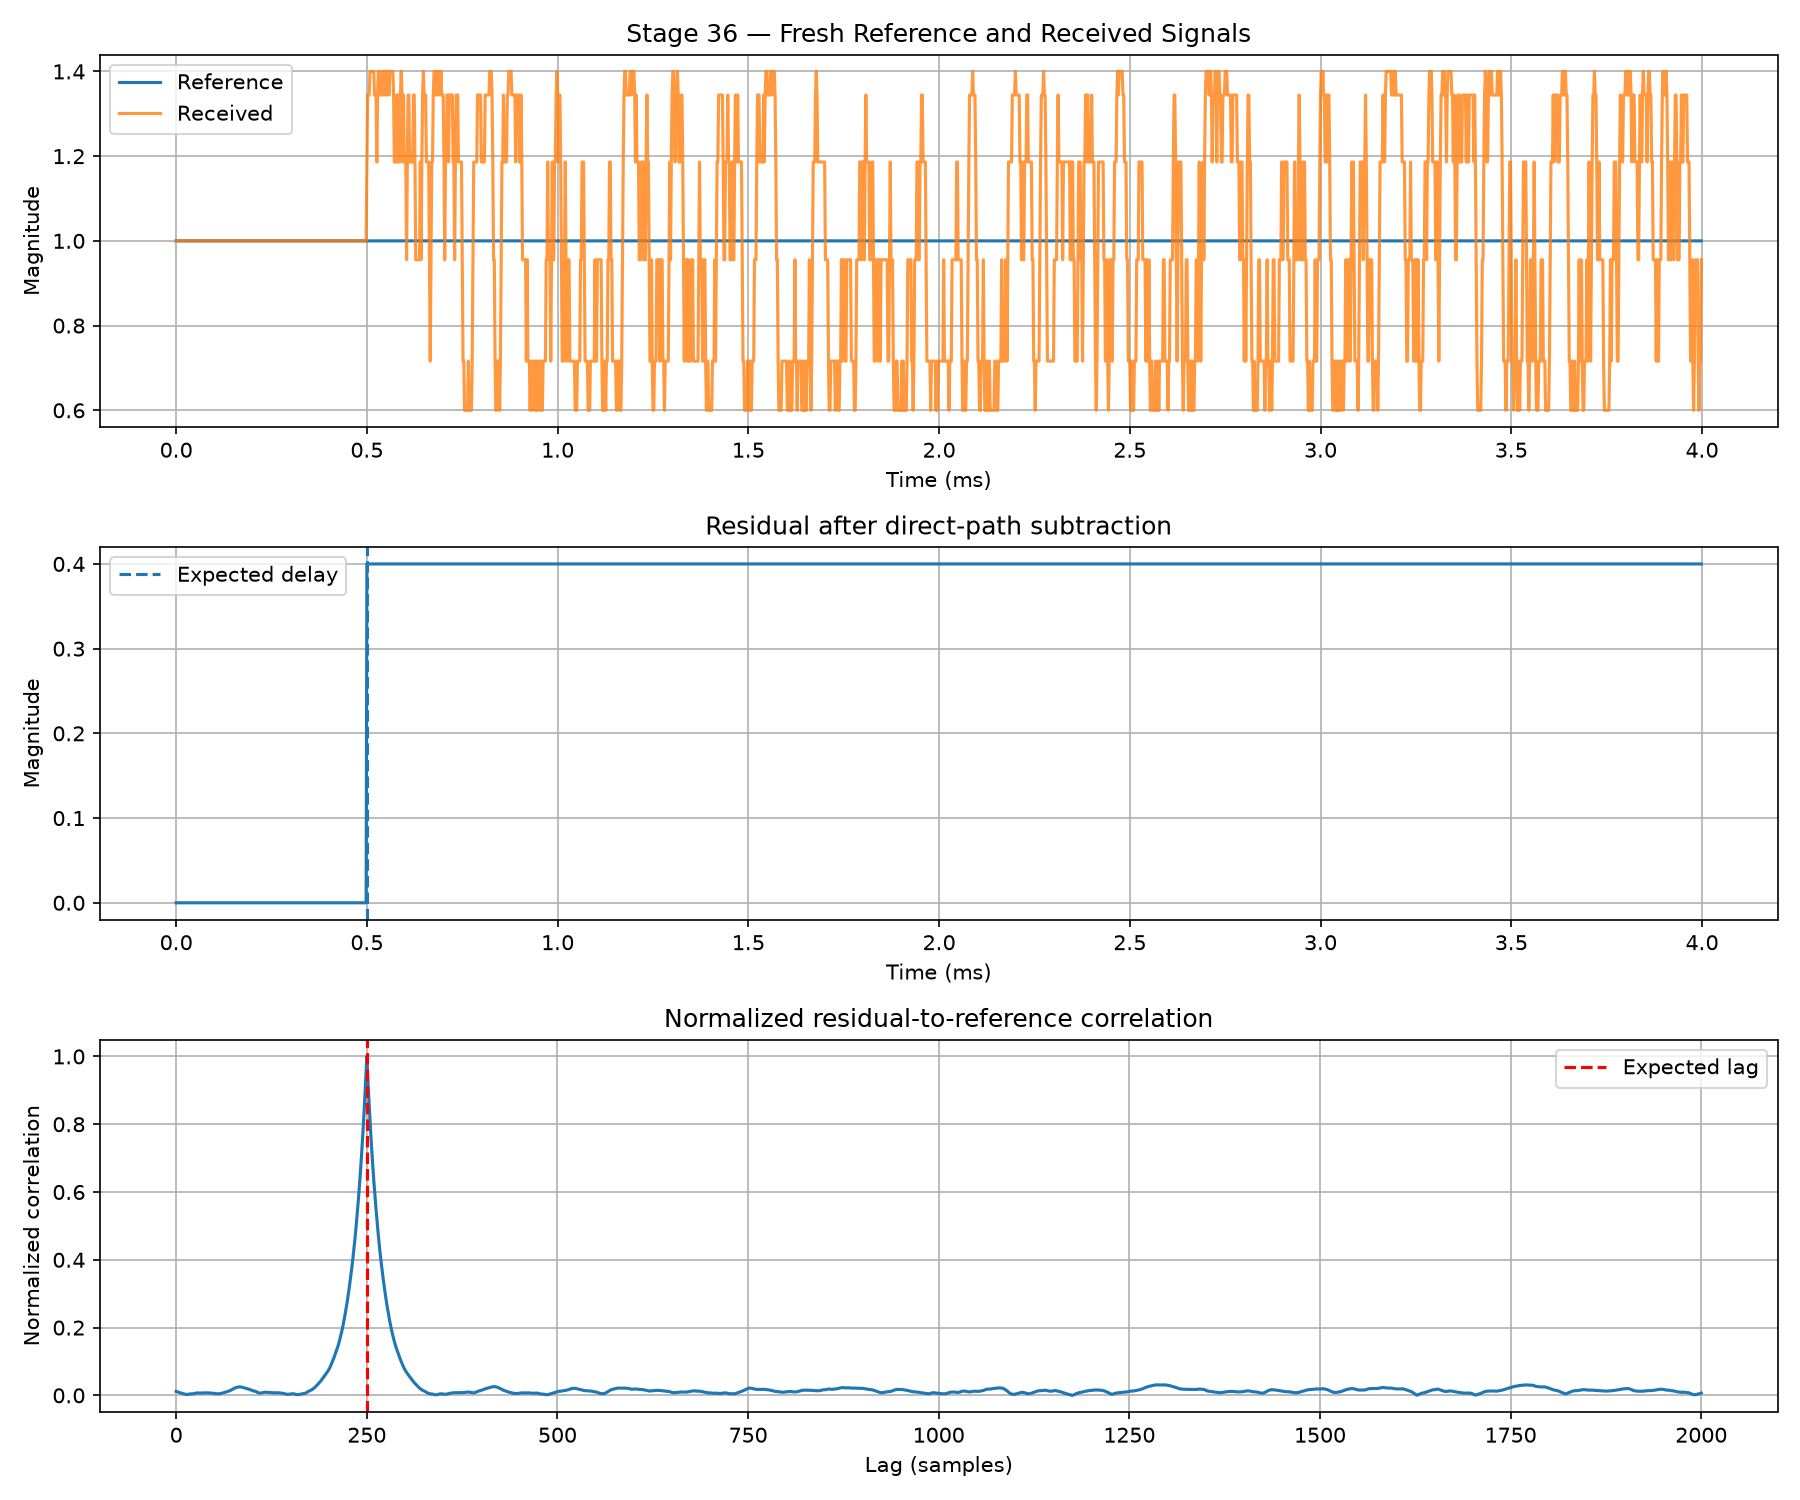

Python code for this plot:

import os
import numpy as np
import matplotlib.pyplot as plt
from scipy.signal import correlate, correlation_lags, find_peaks

# Stage 36: analyze the fresh GNU Radio capture
FOLDER = r"C:\Users\tharunkumar\Desktop\FSK_GPR"
FS = 500_000
EXPECTED_DELAY = 250
COUNT = 100_000

REF_FILE = os.path.join(FOLDER, "reference_stage35.dat")
RX_FILE = os.path.join(FOLDER, "received_stage35.dat")

for path in (REF_FILE, RX_FILE):
    if not os.path.isfile(path):
        raise FileNotFoundError(f"Missing file: {path}")

reference = np.fromfile(REF_FILE, dtype=np.complex64)
received = np.fromfile(RX_FILE, dtype=np.complex64)

n = min(len(reference), len(received), COUNT)
reference = reference[:n]
received = received[:n]

if n <= EXPECTED_DELAY + 1000:
    raise ValueError("Not enough samples for delay analysis.")

print("===== STAGE 36: FRESH CAPTURE ANALYSIS =====")
print(f"Reference samples: {len(reference):,}")
print(f"Received samples:  {len(received):,}")
print(f"Sample rate: {FS:,} samples/s")
print(f"Expected delay: {EXPECTED_DELAY} samples")
print(f"Expected delay time: {1000*EXPECTED_DELAY/FS:.6f} ms")

print("\nSignal checks:")
print(f"Reference mean magnitude: {np.mean(np.abs(reference)):.6f}")
print(f"Received mean magnitude:  {np.mean(np.abs(received)):.6f}")
print(f"Reference finite: {np.all(np.isfinite(reference))}")
print(f"Received finite:  {np.all(np.isfinite(received))}")

# Estimate the direct-path scale from the initial samples.
# The delayed branch is assumed to be zero during the first 250 samples.
initial_ref = reference[:EXPECTED_DELAY]
initial_rx = received[:EXPECTED_DELAY]

denom = np.vdot(initial_ref, initial_ref)
if abs(denom) < 1e-12:
    raise ValueError("Reference signal is too small to estimate direct path.")

scale = np.vdot(initial_ref, initial_rx) / denom
residual = received - scale * reference

before = np.mean(np.abs(residual[:EXPECTED_DELAY]))
after_end = min(n, EXPECTED_DELAY + 1000)
after = np.mean(np.abs(residual[EXPECTED_DELAY:after_end]))

print("\nDirect-path check:")
print(f"Estimated scale: {scale.real:.6f} {scale.imag:+.6f}j")
print(f"Residual before delay: {before:.6f}")
print(f"Residual after delay:  {after:.6f}")

# Correlate the residual with the reference over positive lags.
# This is a diagnostic, not proof of a physical radar target.
max_lag = min(2000, n // 4)
corr = correlate(
    residual,
    reference,
    mode="full",
    method="fft"
)
lags = correlation_lags(n, n, mode="full")

mask = (lags >= 0) & (lags <= max_lag)
lag_values = lags[mask]
corr_values = np.abs(corr[mask])

# Normalize by the reference energy for each lag.
# Use only a fixed-length overlap for a fair comparison.
norm_corr = np.zeros_like(corr_values)
for i, lag in enumerate(lag_values):
    a = residual[lag:]
    b = reference[:len(a)]
    denom = np.linalg.norm(a) * np.linalg.norm(b)
    norm_corr[i] = abs(np.vdot(b, a)) / denom if denom > 0 else 0

peaks, _ = find_peaks(norm_corr, distance=20)
top = sorted(peaks, key=lambda i: norm_corr[i], reverse=True)[:10]

print("\nTop normalized correlation candidates:")
print("Rank | Lag | Time (ms) | Normalized correlation")
for rank, i in enumerate(top, 1):
    lag = int(lag_values[i])
    time_ms = 1000 * lag / FS
    print(f"{rank:>4} | {lag:>4} | {time_ms:>9.6f} | {norm_corr[i]:.6f}")

# Plot a short section of both signals and the correlation.
t_ms = np.arange(n) / FS * 1000
show = min(n, 2000)

fig, axes = plt.subplots(3, 1, figsize=(12, 10))

axes[0].plot(t_ms[:show], np.abs(reference[:show]), label="Reference")
axes[0].plot(t_ms[:show], np.abs(received[:show]), label="Received", alpha=0.8)
axes[0].set_title("Stage 36 — Fresh Reference and Received Signals")
axes[0].set_xlabel("Time (ms)")
axes[0].set_ylabel("Magnitude")
axes[0].legend()
axes[0].grid(True)

axes[1].plot(t_ms[:show], np.abs(residual[:show]))
axes[1].axvline(1000 * EXPECTED_DELAY / FS, linestyle="--",
                label="Expected delay")
axes[1].set_title("Residual after direct-path subtraction")
axes[1].set_xlabel("Time (ms)")
axes[1].set_ylabel("Magnitude")
axes[1].legend()
axes[1].grid(True)

axes[2].plot(lag_values, norm_corr)
axes[2].axvline(EXPECTED_DELAY, color="red", linestyle="--",
                label="Expected lag")
axes[2].set_title("Normalized residual-to-reference correlation")
axes[2].set_xlabel("Lag (samples)")
axes[2].set_ylabel("Normalized correlation")
axes[2].legend()
axes[2].grid(True)

plt.tight_layout()
out = os.path.join(FOLDER, "stage36_fresh_analysis.png")
plt.savefig(out, dpi=150)
print(f"\nSaved plot: {out}")
plt.show()
